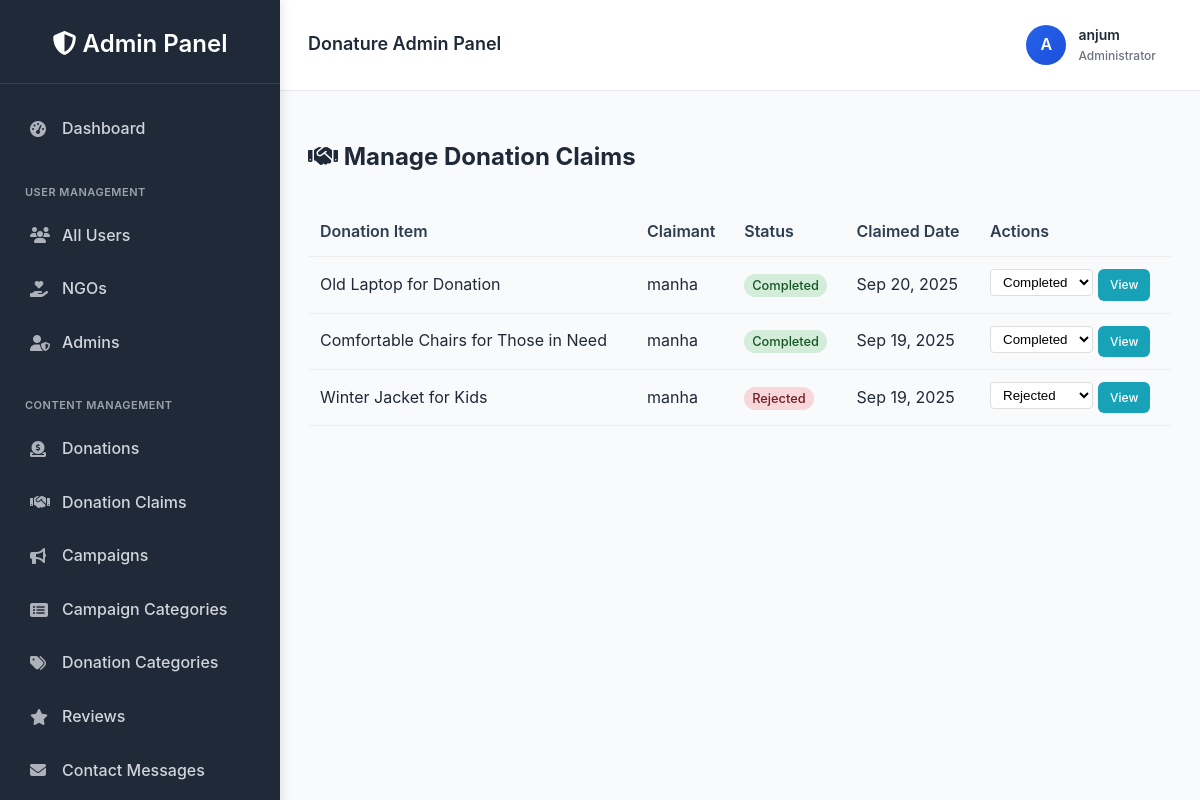
Screenshot of /panel/donation-claims/ (signed in) with the database file from the repository.
### donations/models.py (models this page shows, shortened)
class User(AbstractUser):
    USER_TYPE_CHOICES = (
        ('donor/recipient', 'Donor/Recipient'),
        ('ngo', 'NGO'),
        ('admin', 'Admin'),
    )
    user_type = models.CharField(max_length=20, choices=USER_TYPE_CHOICES, blank=True, null=True)
    is_approved = models.BooleanField(default=False)  # For NGO approval
    profile_picture = models.ImageField(upload_to='profile_pics/', blank=True, null=True) # Profile picture field

class DonationClaim(models.Model):
    STATUS_CHOICES = (
        ('pending', 'Pending'),
        ('approved', 'Approved'),
        ('rejected', 'Rejected'),
        ('completed', 'Completed'),
    )
    donation_item = models.ForeignKey(DonationItem, on_delete=models.CASCADE, related_name='claims')
    claimant = models.ForeignKey(
        User,
        on_delete=models.CASCADE,
        limit_choices_to={'user_type': 'donor/recipient'},
        related_name='claims_made'
    )
    message = models.TextField()
    status = models.CharField(max_length=10, choices=STATUS_CHOICES, default='pending')
    created_at = models.DateTimeField(auto_now_add=True)
    updated_at = models.DateTimeField(auto_now=True)
    preferred_date = models.DateTimeField(blank=True, null=True)
    contact_number = models.CharField(max_length=20, blank=True)
    class Meta:
        ordering = ['-created_at']
        unique_together = ['donation_item', 'claimant']

class DonationItem(models.Model):
    URGENCY_LEVELS = (
        ('low', 'Low'),
        ('medium', 'Medium'),
        ('high', 'High'),
    )
    STATUS_CHOICES = (
        ('available', 'Available'),
        ('reserved', 'Reserved'),
        ('claimed', 'Claimed'),
        ('expired', 'Expired'),
    )
    title = models.CharField(max_length=200)
    description = models.TextField()
    category = models.ForeignKey(Category, on_delete=models.CASCADE, null=True, blank=True)
    quantity = models.PositiveIntegerField(default=1)
    donor = models.ForeignKey(
        User,
        on_delete=models.CASCADE,
        limit_choices_to={'user_type': 'donor/recipient'},
        related_name="donated_items"
    )
    location = models.CharField(max_length=200)
    latitude = models.FloatField(blank=True, null=True)
    longitude = models.FloatField(blank=True, null=True)
    status = models.CharField(max_length=10, choices=STATUS_CHOICES, default='available')
    urgency = models.CharField(max_length=10, choices=URGENCY_LEVELS, default='medium')
    created_at = models.DateTimeField(default=timezone.now)
    updated_at = models.DateTimeField(auto_now=True)
    expiry_date = models.DateTimeField(blank=True, null=True)
    notify_immediately = models.BooleanField(default=False)
    is_verified = models.BooleanField(default=False)
    class Meta:
        ordering = ['-created_at']

### custom_admin/views.py (the view)
    def wrapper(request, *args, **kwargs):
        if not request.user.is_authenticated or request.user.user_type != "admin":
            return HttpResponseForbidden("Access Denied!")
        return view_func(request, *args, **kwargs)

### custom_admin/views.py (called while the page is built)
def admin_only(view_func):
    def wrapper(request, *args, **kwargs):
        if not request.user.is_authenticated or request.user.user_type != "admin":
            return HttpResponseForbidden("Access Denied!")
        return view_func(request, *args, **kwargs)
    return wrapper

def admin_context(request):
    if request.user.is_authenticated and request.user.user_type == 'admin':
        return {
            'pending_ngos_count': User.objects.filter(user_type='ngo', is_approved=False).count(),
            'pending_campaigns_count': Campaign.objects.filter(status='pending').count(),
            'pending_requests_count': RequestItem.objects.filter(status='pending').count(),
        }
    return {}

@login_required
@admin_only
def manage_donation_claims(request):
    claims = DonationClaim.objects.all().select_related('donation_item', 'claimant')
    return render(request, "custom_admin/manage_donation_claims.html", {"claims": claims})

### donations/context_processors.py (called while the page is built)
def notifications_context(request):
    if request.user.is_authenticated:
        notifications = Notification.objects.filter(user=request.user).order_by('-created_at')[:5]
        unread_count = Notification.objects.filter(user=request.user, is_read=False).count()
    else:
        notifications = []
        unread_count = 0
    return {
        'notifications': notifications,
        'notifications_unread_count': unread_count
    }

### custom_admin/templates/custom_admin/manage_donation_claims.html (shortened to what this page needs)
{% extends "custom_admin/base_admin.html" %}
{% block content %}
<div class="page-header">
    <h2><i class="fas fa-handshake"></i> Manage Donation Claims</h2>
</div>
<div class="card">
    <div class="card-body">
        {% if claims %}
        <div class="table-responsive">
            <table class="data-table">
                <thead>
                    <tr>
                        <th>Donation Item</th>
                        <th>Claimant</th>
                        <th>Status</th>
                        <th>Claimed Date</th>
                        <th>Actions</th>
                    </tr>
                </thead>
                <tbody>
                    {% for claim in claims %}
                    <tr>
                        <td>{{ claim.donation_item.title }}</td>
                        <td>{{ claim.claimant.username }}</td>
                        <td>
                            <span class="status-badge {{ claim.status }}">
                                {{ claim.status }}
                            </span>
                        </td>
                        <td>{{ claim.created_at|date:"M d, Y" }}</td>
                        <td>
                            <div class="btn-group">
                                <form method="post" action="{% url 'update_claim_status' claim.id %}" style="display: inline;">
                                    <select name="status" class="status-select" onchange="this.form.submit()">
                                        {% for value, label in claim.STATUS_CHOICES %}
                                        <option value="{{ value }}" {% if claim.status == value %}selected{% endif %}>
                                            {{ label }}
                                        </option>
                                        {% endfor %}
                                    </select>
                                </form>
                                <a href="#" class="btn btn-sm btn-info">View</a>
                            </div>
                        </td>
                    </tr>
                    {% endfor %}
                </tbody>
            </table>
        </div>
        {% else %}
        <p class="text-muted">No donation claims found.</p>
        {% endif %}
    </div>
</div>
{% endblock %}

### custom_admin/templates/custom_admin/base_admin.html (shortened to what this page needs)
{% load static %}
<!DOCTYPE html>
<html lang="en">
<head>
    <link rel="stylesheet" href="{% static 'custom_admin/css/base_admin.css' %}">
    <link rel="stylesheet" href="https://cdnjs.cloudflare.com/ajax/libs/font-awesome/6.4.0/css/all.min.css">
</head>
<body>
    <div class="admin-container">
        <div class="admin-sidebar">
            <div class="sidebar-header">
                <h2><i class="fas fa-shield-alt"></i> Admin Panel</h2>
            </div>
            <div class="sidebar-menu">
                <a href="{% url 'admin_dashboard' %}" class="menu-item {% if request.resolver_match.url_name == 'admin_dashboard' %}active{% endif %}
">
                    <i class="fas fa-tachometer-alt"></i> Dashboard
                </a>
                <div class="menu-section">User Management</div>
                <a href="{% url 'manage_users' %}" class="menu-item">
                    <i class="fas fa-users"></i> All Users
                </a>
                <a href="{% url 'manage_ngos' %}" class="menu-item">
                    <i class="fas fa-hand-holding-heart"></i> NGOs
                </a>
                <a href="{% url 'manage_admins' %}" class="menu-item">
                    <i class="fas fa-user-shield"></i> Admins
                </a>
                <div class="menu-section">Content Management</div>
                <a href="{% url 'manage_donations' %}" class="menu-item">
                    <i class="fas fa-donate"></i> Donations
                </a>
                <a href="{% url 'manage_donation_claims' %}" class="menu-item">
                    <i class="fas fa-handshake"></i> Donation Claims
                </a>
                <a href="{% url 'manage_campaigns' %}" class="menu-item">
                    <i class="fas fa-bullhorn"></i> Campaigns
                </a>
                <a href="{% url 'manage_campaign_categories' %}" class="menu-item">
    <i class="fas fa-list-alt"></i> Campaign Categories
</a>
<a href="{% url 'manage_categories' %}" class="menu-item">
    <i class="fas fa-tags"></i> Donation Categories
</a>
                <a href="{% url 'manage_reviews' %}" class="menu-item">
                    <i class="fas fa-star"></i> Reviews
                </a>
                <a href="{% url 'contact_messages' %}" class="menu-item">
    <i class="fas fa-envelope"></i> Contact Messages
</a>
            </div>
        </div>
        <div class="admin-content">
            <div class="admin-topbar">
                <div class="topbar-left">
                    <h3>Donature Admin Panel</h3>
                </div>
                <div class="topbar-right">
                    <div class="admin-profile-menu">
                        <div class="profile-info">
                            <div class="profile-avatar">
                                {{ request.user.username|first|upper }}
                            </div>
                            <div>
                                <div class="profile-name">{{ request.user.username }}</div>
                                <div class="profile-role">Administrator</div>
                            </div>
                        </div>
                    </div>
                </div>
            </div>
            <main class="main-content">
                {% block content %}{% endblock %}
            </main>
        </div>
    </div>
</body>
</html>

### custom_admin/static/custom_admin/css/base_admin.css (style rules this page uses)
:root { --primary: #2563eb; --primary-dark: #1d4ed8; --secondary: #ff7e5f; --secondary-light: #feb47b; --accent: #10b981; --danger: #ef4444; --warning: #f59e0b; --background: #f8fafc; --surface: #ffffff; --text-primary: #1f2937; --text-secondary: #6b7280; --border: #e5e7eb; --sidebar-bg: #1f2937; }
body { margin: 0; font-family: 'Inter', 'Segoe UI', Tahoma, Geneva, Verdana, sans-serif; background: var(--background); color: var(--text-primary); line-height: 1.6; }
.admin-container { display: flex; min-height: 100vh; }
.admin-sidebar { width: 280px; background: var(--sidebar-bg); color: white; padding: 25px 0; box-shadow: 2px 0 10px rgba(0, 0, 0, 0.1); position: fixed; height: 100vh; left: 0; top: 0; overflow-y: auto; }
.sidebar-header { padding: 0 20px 20px; text-align: center; border-bottom: 1px solid rgba(255, 255, 255, 0.1); margin-bottom: 20px; }
.sidebar-header h2 { margin: 0; font-size: 24px; font-weight: 600; color: white; }
.sidebar-menu { padding: 0 15px; }
.menu-section { padding: 15px 10px 5px; font-size: 11px; text-transform: uppercase; color: #9ca3af; font-weight: 600; letter-spacing: 0.5px; margin-top: 15px; }
.menu-item { display: flex; align-items: center; padding: 12px 15px; color: #d1d5db; text-decoration: none; border-radius: 6px; margin: 4px 0; transition: all 0.3s ease; font-weight: 500; }
.menu-item i { width: 20px; margin-right: 12px; font-size: 16px; opacity: 0.8; }
.admin-content { flex: 1; display: flex; flex-direction: column; margin-left: 280px; min-height: 100vh; }
.admin-topbar { background: var(--surface); padding: 16px 28px; display: flex; justify-content: space-between; align-items: center; box-shadow: 0 1px 3px rgba(0, 0, 0, 0.1); border-bottom: 1px solid var(--border); }
.topbar-left { display: flex; align-items: center; gap: 16px; }
.admin-topbar h3 { margin: 0; color: var(--text-primary); font-weight: 600; font-size: 18px; }
.topbar-right { display: flex; align-items: center; gap: 16px; }
.admin-profile-menu { position: relative; display: flex; align-items: center; gap: 12px; padding: 8px 16px; border-radius: 8px; transition: all 0.3s ease; cursor: pointer; }
.profile-info { display: flex; align-items: center; gap: 12px; }
.profile-avatar { width: 40px; height: 40px; border-radius: 50%; background: linear-gradient(135deg, var(--primary) 0%, var(--primary-dark) 100%); display: flex; align-items: center; justify-content: center; color: white; font-weight: 600; font-size: 16px; }
.profile-name { color: var(--text-primary); font-weight: 600; font-size: 14px; white-space: nowrap; }
.profile-role { color: var(--text-secondary); font-size: 12px; font-weight: 500; }
.main-content { flex: 1; padding: 28px; background: var(--background); overflow-y: auto; }
.menu-item { animation: slideIn 0.3s ease forwards; opacity: 0; }
.menu-item:nth-child(1) { animation-delay: 0.1s; }
.menu-item:nth-child(3) { animation-delay: 0.3s; }
.menu-item:nth-child(4) { animation-delay: 0.4s; }
.menu-item:nth-child(5) { animation-delay: 0.5s; }
.data-table { width: 100%; border-collapse: collapse; margin-top: 10px; }
.data-table th, .data-table td { padding: 12px; text-align: left; border-bottom: 1px solid #eee; }
.data-table th { background: #f8f9fa; font-weight: 600; color: #2c3e50; }
.status-badge { padding: 4px 8px; border-radius: 12px; font-size: 0.8rem; font-weight: 500; text-transform: capitalize; }
.status-badge.rejected { background: #f8d7da; color: #721c24; }
.status-badge.completed { background: #d4edda; color: #155724; }
.btn { padding: 10px 20px; border: none; border-radius: 6px; cursor: pointer; font-size: 14px; font-weight: 500; text-decoration: none; display: inline-block; transition: all 0.3s ease; }
.btn-sm { padding: 6px 12px; font-size: 12px; }
.btn-info { background: #17a2b8; color: white; }
.btn-group { display: flex; gap: 5px; }
.status-select { padding: 4px 8px; border: 1px solid #ddd; border-radius: 4px; background: white; cursor: pointer; }
.table-responsive { overflow-x: auto; }

### rows the page displays
User: user.username|first "A", user.username "anjum"
DonationClaim: donation_item "Old Laptop for Donation", claimant.username "manha", status "Completed", created_at "Sep 20, 2025"
DonationClaim: donation_item "Comfortable Chairs for Those in Need", claimant.username "manha", status "Completed", created_at "Sep 19, 2025"
DonationClaim: donation_item "Winter Jacket for Kids", claimant.username "manha", status "Rejected", created_at "Sep 19, 2025"
